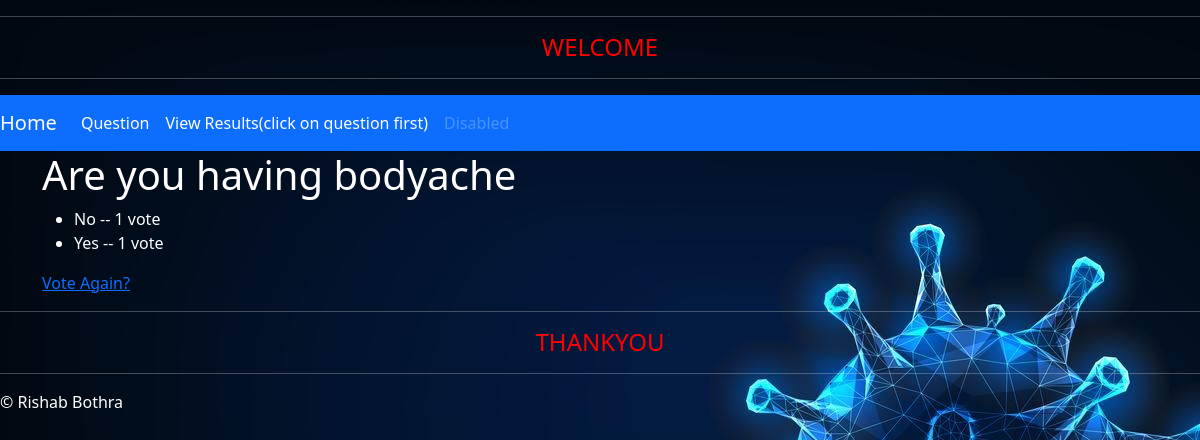
Screenshot of /polls/6/results with the database file from the repository.
### polls/models.py (models this page shows, shortened)
class Question(models.Model):
    question_txt =  models.CharField(max_length = 100)
    pub_date = models.DateTimeField('date published')

class Choice(models.Model):
    choice_txt = models.CharField(max_length = 200)
    votes = models.IntegerField(default=0)
    question = models.ForeignKey(Question, on_delete=models.CASCADE)

### polls/views.py (the view)
# urls.py: url(r'^polls/(?P<question_id>[0-9]+)/results$',views.results,name='results'),
def results(request, question_id):
    question = get_object_or_404(Question,pk = question_id)
    return render(request, 'polls/results.html',{'question':question})

### polls/templates/polls/results.html
{% extends 'polls/base.html' %}
{% block main_content %}
<h1>{{question.question_txt}}</h1>
<ul>
    {% for choice in question.choice_set.all %}
        <li>{{choice.choice_txt}} -- {{choice.votes}} vote {{choice.votes|pluralize}}</li>
    {% endfor %}
</ul>
<a href="{% url 'polls:detail' question.id %}">Vote Again?</a>
{% endblock %}

### polls/static/polls/style.css (style rules this page uses)
body { color:white; background:white url('images/background.jpg') no-repeat; }

### polls/templates/polls/base.html (style rules this page uses)
body { color:white; }

### rows the page displays
Question: question_txt "Are you having bodyache"
Choice: choice_txt "No", votes "1"
Choice: choice_txt "Yes", votes "1"
